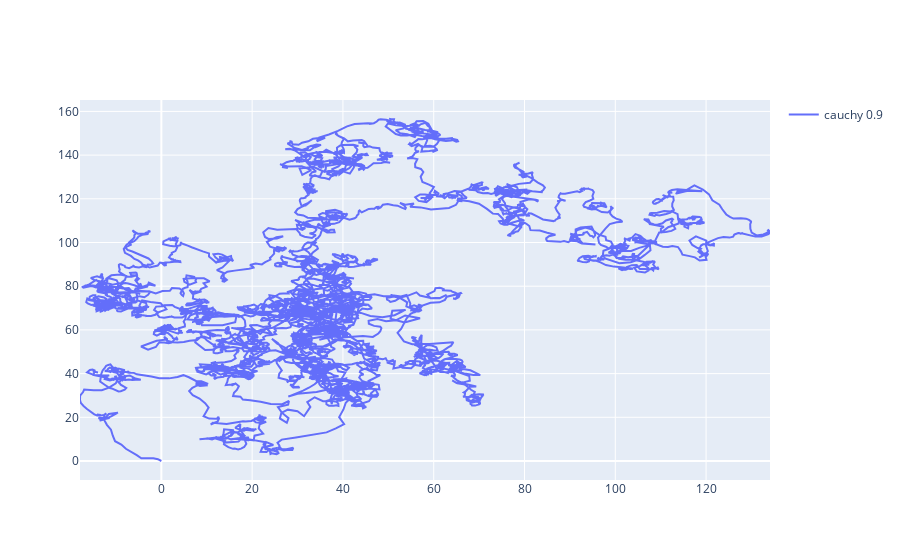

The cell this chart's notebook holds for it:
### Code cell
def correlated_random_walk_2d(n_steps, correlation_coefficient, initial_angle=0):

    # Initialize arrays for positions, angles, and steps
    positions = np.zeros((n_steps, 2))
    angles = np.zeros(n_steps)
    steps = np.zeros(n_steps)

    # Set the initial angle
    angles[0] = initial_angle
    # Generate initial step size
    steps[0] = np.random.randn()      

    for i in range(1, n_steps):
        # Generate the new step size with some random noise
        steps[i] = correlation_coefficient * steps[i - 1] + np.sqrt(1 - correlation_coefficient**2) * np.random.randn()
        #Rotate the angle with random varia
        random_angle = cauchy.rvs(loc=0,scale=1, size=1, random_state=None)        
        # Generate a new angle based on the previous angle
        angles[i] = correlation_coefficient * angles[i - 1] + np.sqrt(1 - correlation_coefficient**2) * random_angle
        
        # Update to new position
        positions[i, 0] = positions[i - 1, 0] + steps[i] * np.cos(angles[i])
        positions[i, 1] = positions[i - 1, 1] + steps[i] * np.sin(angles[i])

    return positions

# Parameters
n_steps = 10000
correlation_coefficient = 0.9

# Generate and plot the correlated random walk
positions = correlated_random_walk_2d(n_steps, correlation_coefficient)

fig_positions = go.Figure()
fig_positions.add_trace(go.Scatter(x = positions[:,0],
                                   y = positions[:,1],
                                   marker = dict(size=2),
                                   line = dict(width=2),
                                   mode = 'lines',
                                   name = 'cauchy 0.9',
                                   showlegend = True 
                                  ))

fig_positions.show()

### Figure 1 — Plotly figure (JSON) as saved in the notebook; plotly's stock layout.template omitted (floating-point values rounded to 4 significant figures; data arrays with more than 128 entries replaced by an {"elided": "..."} marker saying what was removed)
{"data": [{"line": {"width": 2}, "marker": {"size": 2}, "mode": "lines", "name": "cauchy 0.9", "showlegend": true, "type": "scatter", "x": {"elided": "10000 float values"}, "y": {"elided": "10000 float values"}}], "layout": {}}
